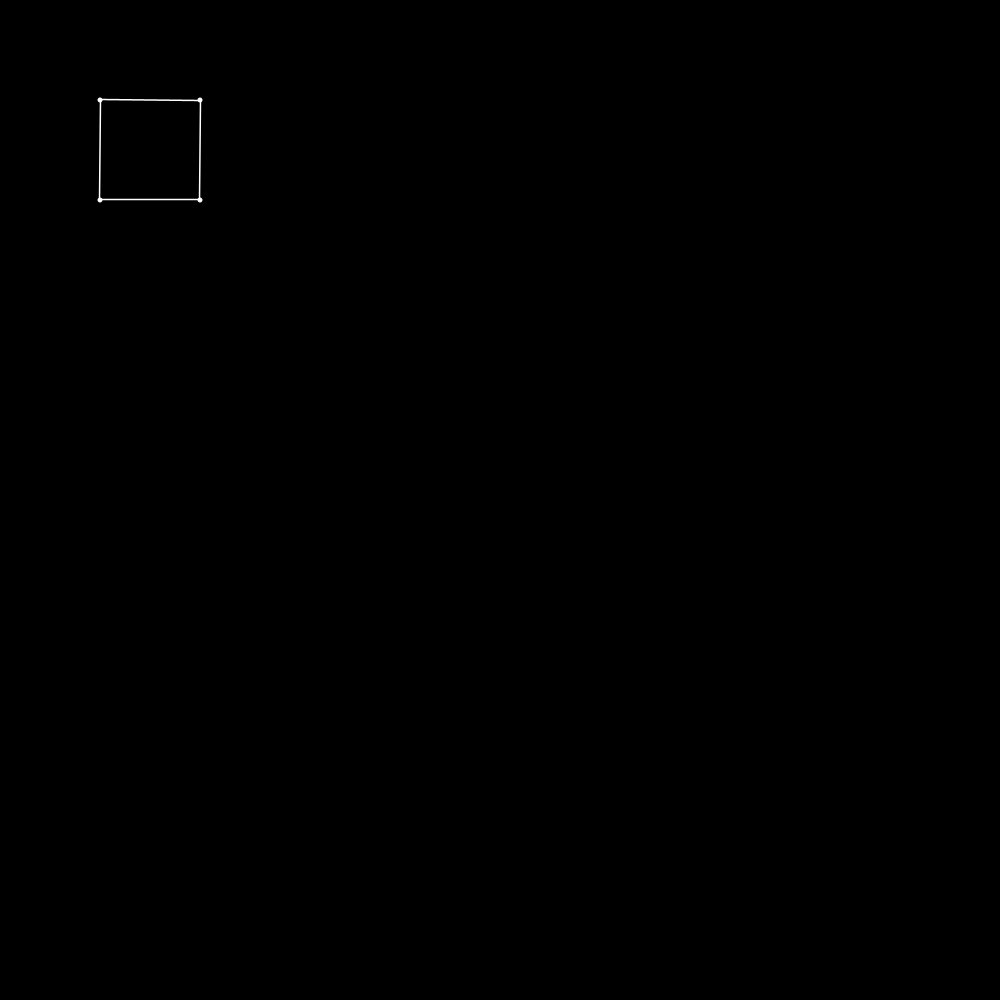
Frame 1 (no input)
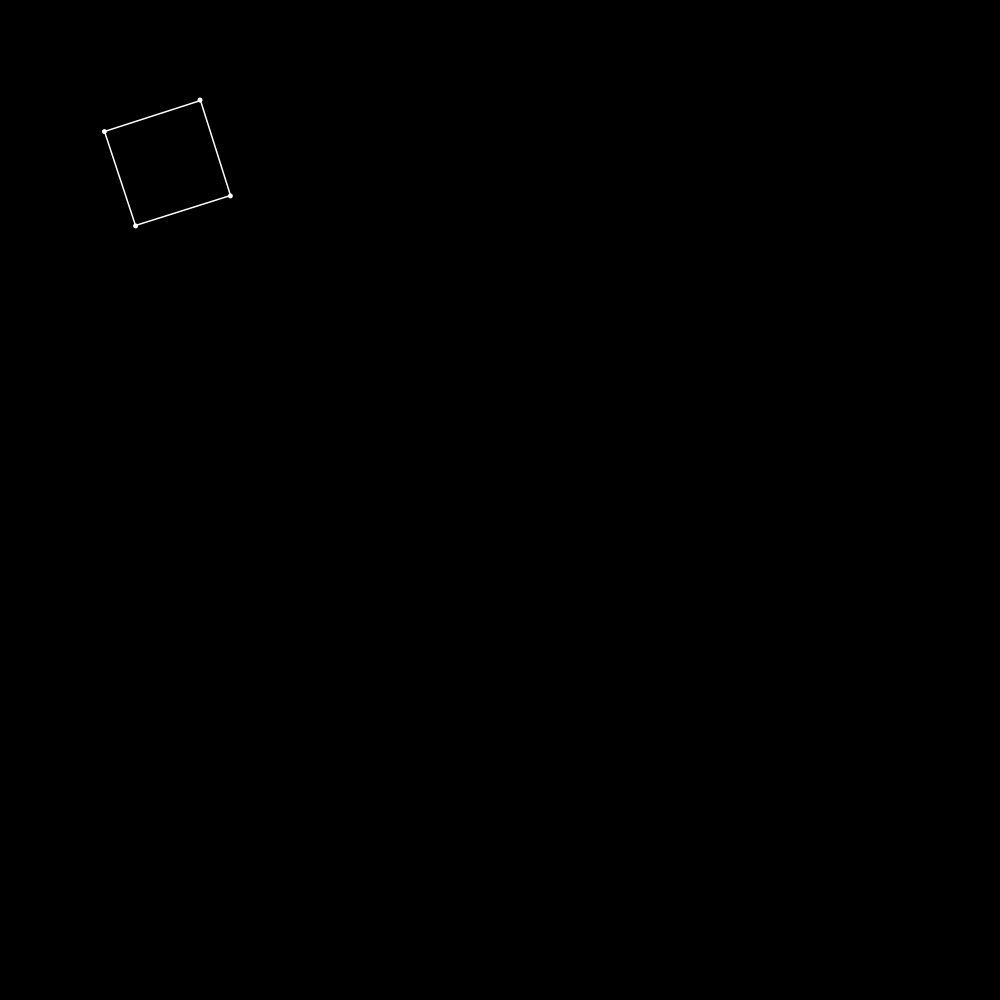
Frame 60 (the mouse pressed at the canvas centre just before this capture)
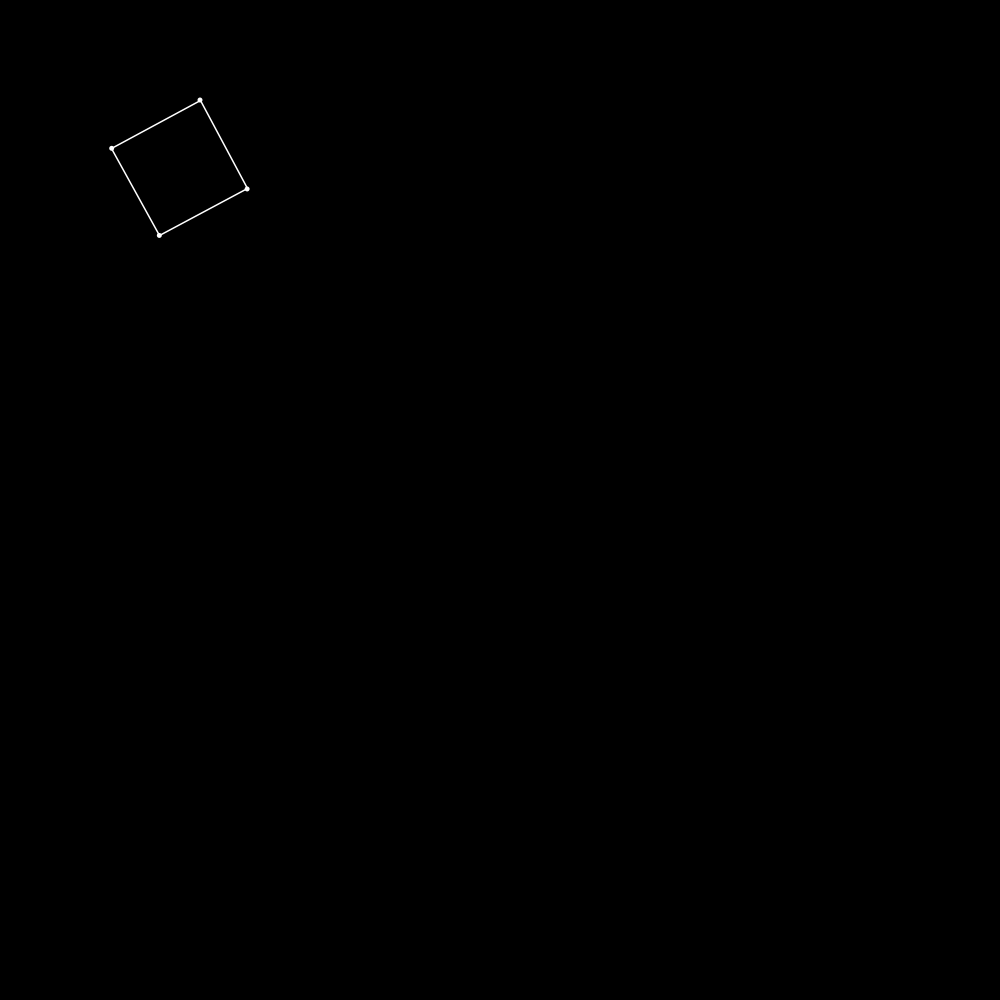
Frame 120 (the mouse held since frame 60 and released just before this capture)

The Processing sketch that drew these frames (run headless with seeded random() and noise(); from frame 60 on, the mouse is pressed at the canvas centre):

// Processing sketch: VerletIntegration
// ── VerletIntegration.pde
float gravity = 1.5;
float bounce = 0.7;
float friction = 0.999;
float groundFriction = 0.97;

VerletSystem v;

int stickUpdates = 1;

void setup(){
  size(1000,1000);
  background(0);
  
  v = new VerletSystem();
  
  //Ball b0 = new Ball(100,100,true);
  Ball b0 = new Ball(100,100,95,103);
  //Ball b1 = new Ball(200,100,90+random(90),150+random(50));
  Ball b1 = new Ball(200,100,true);
  Ball b2 = new Ball(100,200);
  Ball b3 = new Ball(200,200);
  
  v.addPoint(b0);
  v.addPoint(b1);
  v.addPoint(b2);
  v.addPoint(b3);
  v.addStick(0,1);
  v.addStick(0,2);
  v.addStick(2,3);
  v.addStick(1,3);
  
  v.addStick(1,2,false);
  v.addStick(0,3,false);
  
  //stickUpdates = ceil(random(5));
  
  
  //if (frameCount == 0) recordStart(3600,"Exports/JellyBouncing.mp4");
}

void draw(){
  
  background(0);
  v.update(stickUpdates);
  v.show();
  textSize(20);
  //text("Stick Updates: " + stickUpdates,15,25);
  
  if (frameCount % 200 == 0) setup();
  //recordUpdate();
  //print(frameCount + "\n");
}

void mouseClicked(){
  //setup();
}

// ── Point_Class.pde
class Point{
  float x, y;
  float oldX, oldY;
  float vx, vy;
  boolean pinned = false;
  Point(float x_, float y_, boolean pinned_){
    x = x_;
    y = y_;
    oldX = x_;
    oldY = y_;
    pinned = pinned_;
  }
  Point(float x_, float y_, PVector velocity){
    x = x_;
    y = y_;
    oldX = x_ - velocity.x;
    oldY = y_ - velocity.y;
  }
  Point(float x_, float y_, float oldX_, float oldY_){
    x = x_;
    y = y_;
    oldX = oldX_;
    oldY = oldY_;
  }
  Point(float x_, float y_){
    x = x_;
    y = y_;
    oldX = x_;
    oldY = y_;
  }
  
  void update(){
    if (pinned) return;
    vx = (x-oldX) * friction;
    vy = (y-oldY) * friction;
    
    oldX = x;
    oldY = y;
    x += vx;
    y += vy;
  }
  
  void constrain(){
    if (x < 0){
      x = 0;
      oldX = x + vx*bounce;
    }
    if (x > width){
      x = width;
      oldX = x + vx*bounce;
    }
    if (y < 0){
      y = 0;
      oldY = y + vy*bounce;
    }
    if (y > height){
      y = height;
      oldY = y + vy*bounce;
    }
  }
  
  void show(){
    fill(255); noStroke();
    circle(x,y,5);
  }
}

class Ball extends Point{
  Ball(float x_, float y_, float oldX_, float oldY_){
    super(x_, y_, oldX_, oldY_);
  }
  Ball(float x_, float y_, boolean pinned_){
    super(x_, y_, pinned_);
  }
  Ball(float x_, float y_){
    super(x_, y_);
  }
  
  void update(){
    if (pinned) return;
    
    vx = (x-oldX) * friction;
    vy = (y-oldY) * friction;
    
    if (y >= height) vx *= groundFriction;
    
    oldX = x;
    oldY = y;
    x += vx;
    y += vy;
    
    y += gravity;
  }
}

// ── Stick_Class.pde
class Stick <T extends Point>{
  T p1;
  T p2;
  float l;
  boolean isVisible = true;
  Stick(T p1_, T p2_, float length_, boolean iV_){
    p1 = p1_;
    p2 = p2_;
    l = length_;
    isVisible = iV_;
  }
  Stick(T p1_, T p2_, float length_){
    p1 = p1_;
    p2 = p2_;
    l = length_;
  }
  Stick(T p1_, T p2_, boolean iV_){
    p1 = p1_;
    p2 = p2_;
    l = distance(p1, p2);
    isVisible = iV_;
  }
  Stick(T p1_, T p2_){
    p1 = p1_;
    p2 = p2_;
    l = distance(p1, p2);
  }
  
  void update(){
    float dx = p2.x - p1.x;
    float dy = p2.y - p1.y;
    float distance = sqrt(dx*dx + dy*dy);
    float difference = l - distance;
    float percent = difference / distance / 2;
    
    if (p1.pinned || p2.pinned) percent *= 2;
    float offsetX = dx*percent;
    float offsetY = dy*percent;
    
    if (!p1.pinned){
      p1.x -= offsetX;
      p1.y -= offsetY;
    }
    if (!p2.pinned){
      p2.x += offsetX;
      p2.y += offsetY;
    }
  }
  
  void show(){
    if (!isVisible) return;
    stroke(255); strokeWeight(1.5); noFill();
    line(p1.x, p1.y, p2.x, p2.y);
  }
}

float distance(Point p1, Point p2){
  return sqrt(pow(p1.x-p2.x,2) + pow(p1.y-p2.y,2));
}

// ── VerletSystem_Class.pde
class VerletSystem <TPoint extends Point, TStick extends Stick>{
  ArrayList<TPoint> points;
  ArrayList<TStick> sticks;
  VerletSystem(){
    points = new ArrayList<TPoint>();
    sticks = new ArrayList<TStick>();
  }
  
  // ----- ADD SINGULAR COMPONENT-----
  
  void addPoint(TPoint p){
    points.add(p);
  }
  void addStick(TStick s){
    sticks.add(s);
  }
  void addStick(TPoint p1, TPoint p2, boolean isVisible){
    sticks.add((TStick)new Stick(p1,p2, isVisible));
  }
  void addStick(int i1, int i2, boolean isVisible){
    Point p1 = points.get(i1);
    Point p2 = points.get(i2);
    sticks.add((TStick)new Stick(p1,p2,isVisible));
  }
  void addStick(int i1, int i2){
    Point p1 = points.get(i1);
    Point p2 = points.get(i2);
    sticks.add((TStick)new Stick(p1,p2));
  }
  
  
  // -----ADD LIST OF COMPONENTS-----
  
  void addPoint(ArrayList<TPoint> pArray){
    for (TPoint p : pArray) points.add(p);
  }
  void addStick(ArrayList<TStick> sArray){
    for (TStick s : sArray) sticks.add(s);
  }
  
  void update(int stickUpdates){
    for (TPoint p : points){
      p.update();
    }
    for (int i = 0; i < stickUpdates; i++){
      for (TStick s : sticks){
        s.update();
      }
      for (TPoint p : points){
      p.constrain();
      }
    }
  }
  void update(){
    update(3);
  }
  
  void show(){
    for (TPoint p : points){
      p.show();
    }
    for (TStick s : sticks){
      s.show();
    }
  }
}
